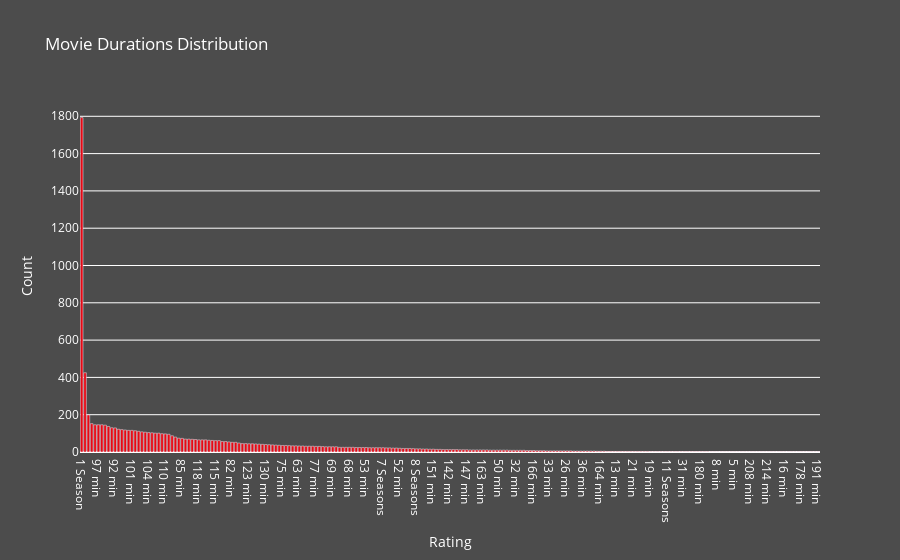

Write notebook code for a chart like this one.
### Code cell
ratings       = list(netflix_data['duration'].value_counts().index)
rating_counts = list(netflix_data['duration'].value_counts().values)

fig = go.Figure(data=[go.Bar(
    x=ratings,
    y=rating_counts,
    marker_color='#E50914'
)])

fig.update_layout(
    title='Movie Durations Distribution',
    xaxis_title='Rating',
    yaxis_title='Count',
    plot_bgcolor='rgba(0, 0, 0, 0)',
    paper_bgcolor='rgba(0, 0, 0, 0.7)',
    font=dict(
        color='white'
    )
)

fig.show()

### Figure 1 — Plotly figure (JSON) as saved in the notebook; plotly's stock layout.template omitted (floating-point values rounded to 4 significant figures; data arrays with more than 128 entries replaced by an {"elided": "..."} marker saying what was removed)
{"data": [{"marker": {"color": "#E50914"}, "type": "bar", "x": {"elided": "221 str values"}, "y": {"elided": "221 int values"}}], "layout": {"font": {"color": "white"}, "paper_bgcolor": "rgba(0, 0, 0, 0.7)", "plot_bgcolor": "rgba(0, 0, 0, 0)", "title": {"text": "Movie Durations Distribution"}, "xaxis": {"title": {"text": "Rating"}}, "yaxis": {"title": {"text": "Count"}}}}
